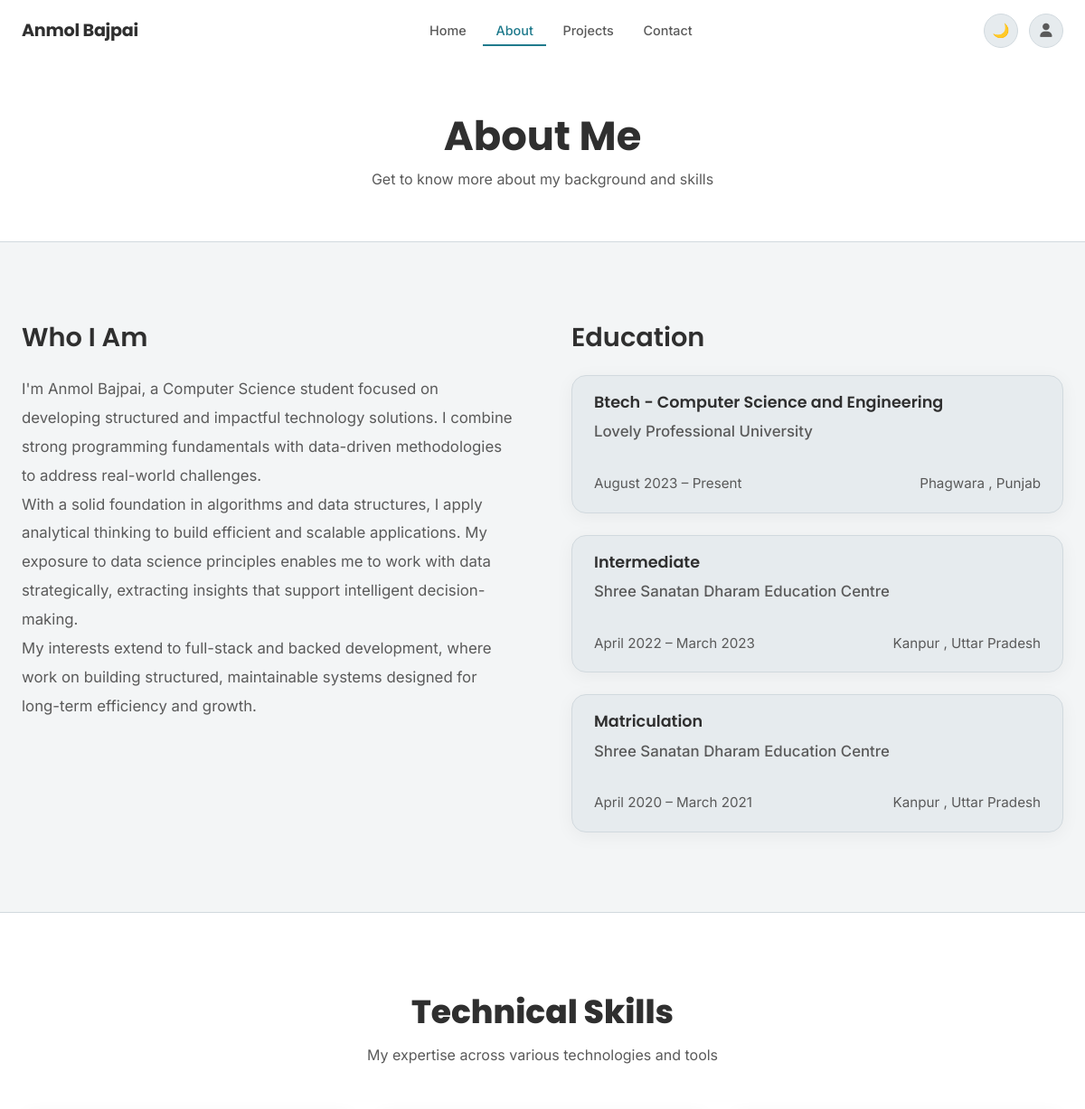
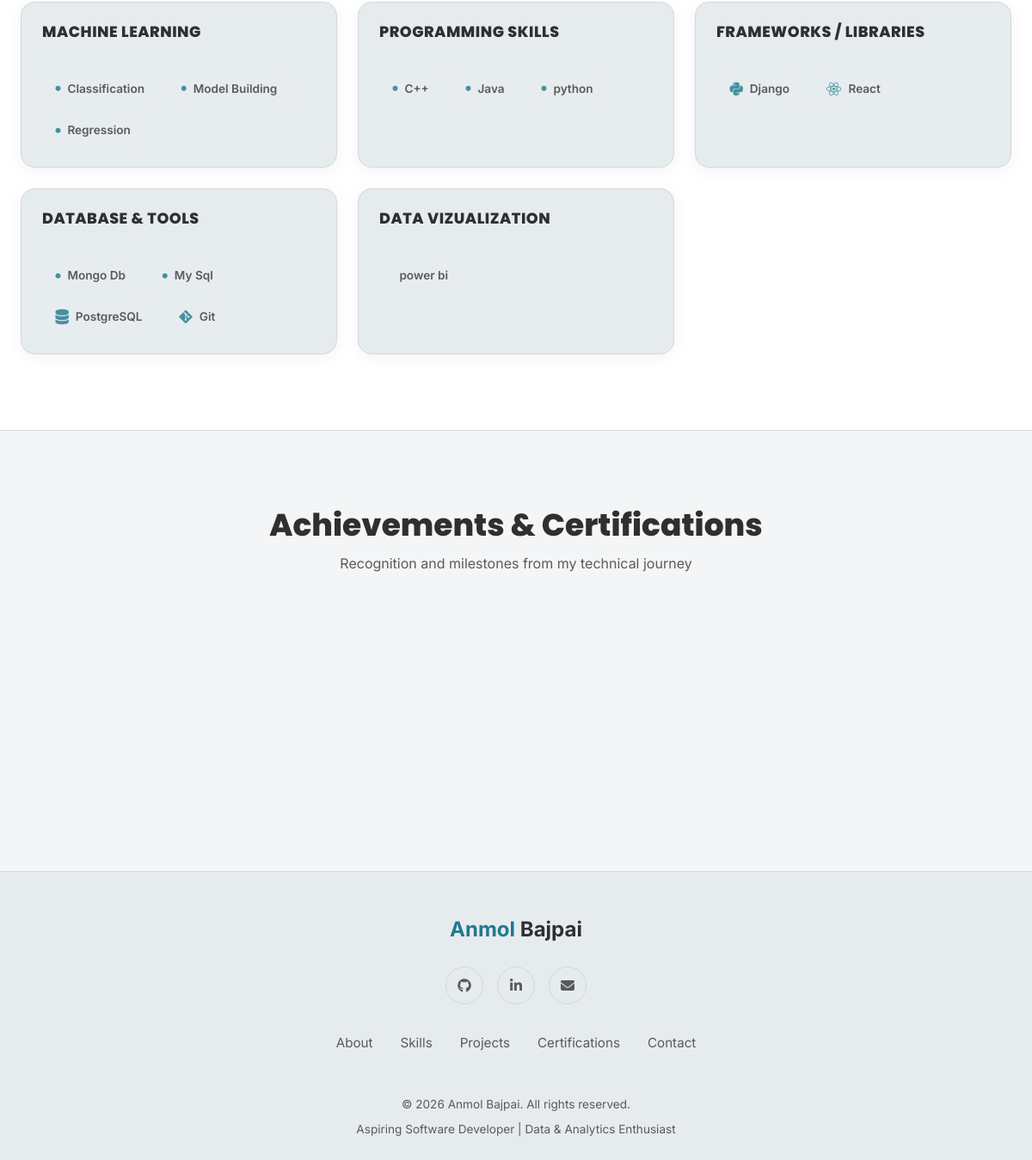
The page /about/ on the database its author committed (2 pictures, top to bottom).
### accounts_app/models.py (models this page shows, shortened)
class Profile(models.Model):
    user = models.OneToOneField(User, on_delete=models.CASCADE)
    name = models.CharField(max_length=150)
    bio = models.TextField(help_text="Short bio for the hero section")
    about_bio = models.TextField(
        blank=True,
        help_text="Extended bio for the About page"
    )
    profile_image = models.ImageField(
        upload_to='profile_images/', blank=True, null=True
    )
    skills = models.TextField(
        help_text="Comma-separated skills (legacy field)",
        blank=True
    )
    github_url = models.URLField(blank=True, null=True)
    linkedin_url = models.URLField(blank=True, null=True)
    email_contact = models.EmailField(blank=True, null=True)
    role = models.CharField(
        max_length=200,
        default="Full Stack Developer",
        help_text="Comma-separated roles for animated hero section (e.g. Backend Dev, Data Scientist)"
    )
    resume = models.URLField(
        blank=True, null=True,
        help_text="Paste your Google Drive share link (e.g. https://drive.google.com/file/d/.../view). Visitors will be able to view and download the PDF."
    )

class Education(models.Model):
    profile = models.ForeignKey(Profile, on_delete=models.CASCADE, related_name='educations')
    course = models.CharField(max_length=200)
    institution_name = models.CharField(max_length=200)
    start_date = models.DateField()
    end_date = models.DateField(null=True, blank=True)
    is_current = models.BooleanField(default=False)
    location = models.CharField(max_length=200)
    class Meta:
        ordering = ['-start_date']

### skills_app/models.py (models this page shows, shortened)
class SkillCategory(models.Model):
    name = models.CharField(max_length=100)
    slug = models.SlugField(unique=True, blank=True)
    order = models.IntegerField(default=0)
    created_at = models.DateTimeField(auto_now_add=True)
    class Meta:
        ordering = ['order', 'name']
        verbose_name_plural = 'Skill Categories'

class Skill(models.Model):
    category = models.ForeignKey(SkillCategory, related_name='skills', on_delete=models.CASCADE)
    name = models.CharField(max_length=100)
    icon_class = models.CharField(max_length=100, blank=True, help_text='FontAwesome icon class, e.g., "fa-brands fa-python"')
    order = models.PositiveIntegerField(default=0)
    created_at = models.DateTimeField(auto_now_add=True)
    class Meta:
        ordering = ['order', 'name']

### accounts_app/views.py (the view)
# urls.py: path('about/', views.about_view, name='about'),
def about_view(request):
    profile = Profile.objects.first()
    categories = SkillCategory.objects.prefetch_related('skills').all()
    achievements = Achievement.objects.all()
    educations = profile.educations.all() if profile else []
    context = {
        'profile': profile,
        'categories': categories,
        'achievements': achievements,
        'educations': educations,
    }
    return render(request, 'about.html', context)

### portfolio_site/context_processors.py (called while the page is built)
def portfolio_profile(request):
    try:
        profile = Profile.objects.first()
    except Exception:
        profile = None
    return {'profile': profile}

### templates/about.html (shortened to what this page needs)
{% extends "base.html" %}
{% load static %}
{% block content %}
<section class="about-header page-header">
    <div class="container">
        <h1>About Me</h1>
        <p>Get to know more about my background and skills</p>
    </div>
</section>
<section class="about-content section">
    <div class="container">
        <div class="about-layout text-start">
            <div class="about-left">
                <h2 style="font-size: 1.8rem; font-weight: 600; color: var(--text); margin-bottom: 1.5rem;">Who I Am
                </h2>
                <div class="about-bio-text">
                    {% if profile %}
                    {% if profile.about_bio %}
                    {{ profile.about_bio|linebreaks }}
                    {% elif profile.bio %}
                    {{ profile.bio|linebreaks }}
                    {% endif %}
                    {% endif %}
                </div>
            </div>
            <div class="about-right">
                <h2 style="font-size: 1.8rem; font-weight: 600; color: var(--text); margin-bottom: 1.5rem;">Education
                </h2>
                <div class="education-list">
                    {% if educations %}
                    {% for edu in educations %}
                    <div class="education-card" style="display: flex; flex-direction: column;">
                        <h3 class="edu-course">{{ edu.course }}</h3>
                        <div class="edu-institution" style="flex-grow: 1;">{{ edu.institution_name }}</div>
                        <div class="edu-meta"
                            style="display: flex; justify-content: space-between; align-items: center; margin-top: 1.5rem; color: var(--text-dim); font-size: 0.95rem;">
                            <span class="edu-duration">
                                {{ edu.start_date|date:"F Y" }} &ndash;
                                {% if edu.is_current %}
                                Present
                                {% else %}
                                {{ edu.end_date|date:"F Y" }}
                                {% endif %}
                            </span>
                            <span class="edu-location">
                                {{ edu.location }}
                            </span>
                        </div>
                    </div>
                    {% endfor %}
                    {% else %}
                    <p style="color:var(--text-muted);">No education details added yet.</p>
                    {% endif %}
                </div>
            </div>
        </div>
    </div>
</section>
{% if categories %}
<section class="section bg-secondary">
    <div class="container">
        <div>
            <div class="section-header text-center">
                <h2 class="section-title">Technical Skills</h2>
                <p class="section-sub" style="margin: 0 auto;">My expertise across various technologies and
                    tools</p>
            </div>
            <div class="skills-grid">
                {% for category in categories %}
                <div class="skill-category-box">
                    <h3 class="skill-category-title">{{ category.name }}</h3>
                    <div class="skill-badges">
                        {% for skill in category.skills.all %}
                        <span class="skill-badge-pill">
                            {% if skill.icon_class %}
                            <i class="{{ skill.icon_class }}"></i>
                            {% else %}
                            <i class="fa-solid fa-circle skill-icon-fallback"></i>
                            {% endif %}
                            {{ skill.name }}
                        </span>
                        {% endfor %}
                    </div>
                </div>
                {% endfor %}
            </div>
        </div>
    </div>
</section>
{% endif %}
{% if achievements %}
<section class="section">
    <div class="container">
        <div>
            <div class="section-header text-center">
                <h2 class="section-title" style="margin-bottom:0.5rem;">Achievements &amp; Certifications</h2>
                <p class="section-sub" style="margin:0 auto;">Recognition and milestones from my technical journey</p>
            </div>
            <div class="grid grid-3">
            </div>
        </div>
    </div>
</section>
{% endif %}
{% endblock %}

### rows shown on the page
Profile: about_bio "I'm Anmol Bajpai, a Computer Science student focused on developing structured and impactful technology solutions. I combine strong programming fundamentals with data-driven methodologies to address real-world challenges. With a solid foundation in algorithms and data structures, I apply analytical thinking to build efficient and scalable applications. My exposure to data science principles enables me to work with data strategically, extracting insights that support intelligent decision-making. My interests extend to full-stack and backed development, where work on building structured, maintainable systems designed for long-term efficiency and growth."
Education: course "Btech - Computer Science and Engineering", institution_name "Lovely Professional University", start_date "August 2023", is_current "Present", location "Phagwara , Punjab"
Education: course "Intermediate", institution_name "Shree Sanatan Dharam Education Centre", start_date "April 2022", end_date "March 2023", location "Kanpur , Uttar Pradesh"
Education: course "Matriculation", institution_name "Shree Sanatan Dharam Education Centre", start_date "April 2020", end_date "March 2021", location "Kanpur , Uttar Pradesh"
SkillCategory: name "MACHINE LEARNING"
Skill: name "Classification"
Skill: name "Model Building"
Skill: name "Regression"
SkillCategory: name "PROGRAMMING SKILLS"
Skill: name "C++"
Skill: name "Java"
Skill: name "python"
SkillCategory: name "FRAMEWORKS / LIBRARIES"
Skill: name "Django"
Skill: name "React"
SkillCategory: name "DATABASE & TOOLS"
Skill: name "Mongo Db"
Skill: name "My Sql"
Skill: name "PostgreSQL"
Skill: name "Git"
SkillCategory: name "DATA VIZUALIZATION"
Skill: name "power bi"
